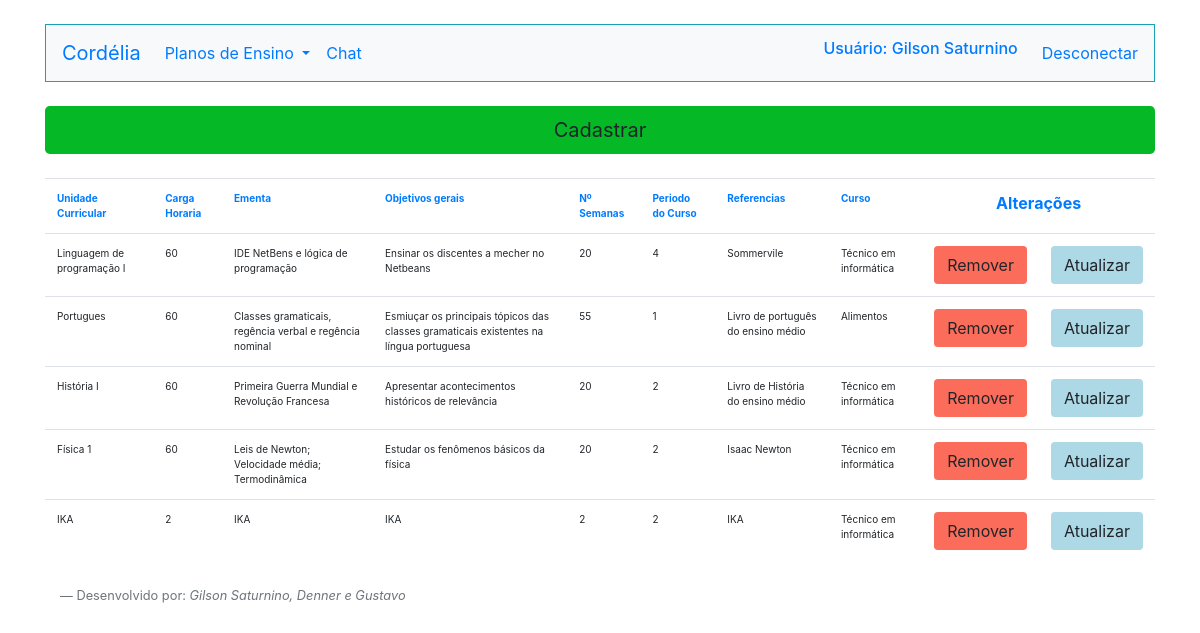
/ListarDisciplina.php (signed in), run on the app's committed database.
### tables this page shows
CREATE TABLE `disciplina` (
  `id_disciplina` int(11) NOT NULL,
  `nome_disciplina` varchar(255) NOT NULL,
  `carga_horaria` int(11) NOT NULL,
  `ementa` varchar(255) NOT NULL,
  `objetivosG` varchar(255) NOT NULL,
  `objetivosE` varchar(255) NOT NULL,
  `numero_semanas` int(11) NOT NULL,
  `periodo_curso` int(11) NOT NULL,
  `referencias` varchar(255) NOT NULL,
  `id_curso` int(11) NOT NULL
);

CREATE TABLE `curso` (
  `id_curso` int(11) NOT NULL,
  `nome_curso` varchar(255) NOT NULL,
  `duracao` varchar(255) NOT NULL,
  `cargahoraria` int(11) NOT NULL,
  `campus` varchar(255) NOT NULL,
  `descricao_curso` varchar(255) NOT NULL,
  `ementa` varchar(255) NOT NULL,
  `coordenador` varchar(255) NOT NULL
);

### ListarDisciplina.php (the view, shortened to what this page needs)
<!doctype html>
<html lang="en">
<head>
    <link rel="stylesheet" href="https://stackpath.bootstrapcdn.com/bootstrap/4.4.1/css/bootstrap.min.css"
>
</head>
<body>
    <div class="container">
        <?php
    require_once("Cabecalho.php");
    require_once("Conexao.php");
    $sql = "select * from disciplina";
    $resultadoSql = mysqli_query($conexao, $sql);
    $vetorUmregistro = mysqli_fetch_assoc($resultadoSql);
    $vetorTodosregistro = array();
    while($vetorUmregistro != null){
         array_push($vetorTodosregistro, $vetorUmregistro);
         $vetorUmregistro = mysqli_fetch_assoc($resultadoSql);
        }
?>
         <a type="submit" class="btn btn-lg btn-block mt-4" style="background-color:#04b826;" href="FormDisc.php" role="button">Cadastrar</a>
        <table class="table mt-4" style="background-color:#FFFFFF;">
            <tr>
                <th class="text-primary text-left" style="font-size: 10px;">Unidade Curricular</th>
                <th class="text-primary text-left" style="font-size: 10px;">Carga Horaria</th>
                <th class="text-primary text-left" style="font-size: 10px;">Ementa</th>
                <th class="text-primary text-left" style="font-size: 10px;">Objetivos gerais</th>
                <th class="text-primary text-left" style="font-size: 10px;">Nº Semanas</th>
                <th class="text-primary text-left" style="font-size: 10px;">Periodo do Curso</th>
                <th class="text-primary text-left" style="font-size: 10px;">Referencias</th>
                <th class="text-primary text-left" style="font-size: 10px;">Curso</th>
                <th colspan="2" class="text-primary text-center">Alterações</th>
            </tr>
            <?php
        foreach ($vetorTodosregistro as $umRegistro){
    ?>
            <tr>
                <td class="text-left" style="font-size: 10px;"><?=$umRegistro["nome_disciplina"];?></td>
                <td class="text-left" style="font-size: 10px;"><?=$umRegistro["carga_horaria"];?></td>
                <td class="text-left" style="font-size: 10px;"><?=$umRegistro["ementa"];?></td>
                <td class="text-left" style="font-size: 10px;"><?=$umRegistro["objetivosG"];?></td>
                <td class="text-left" style="font-size: 10px;"><?=$umRegistro["numero_semanas"];?></td>
                <td class="text-left" style="font-size: 10px;"><?=$umRegistro["periodo_curso"];?></td>
                <td class="text-left" style="font-size: 10px;"><?=$umRegistro["referencias"];?></td>
                <td class="text-left" style="font-size: 10px;">
                    <?php
                    $idC =$umRegistro["id_curso"];
                    $sql = "select nome_curso from curso  where id_curso = $idC";
                    $resultadoSql = mysqli_query($conexao, $sql);
                    $vetorUmregistro = mysqli_fetch_assoc($resultadoSql);
                    echo $vetorUmregistro["nome_curso"];
                ?>
                </td>
                <td>
                    <form action="RemoverDisciplina.php" method="POST">
                        <button type="submit" class="btn" style="background-color:#fc6c5a">Remover</button>
                    </form>
                </td>
                <td>
                    <form action="FormDisc.php" method="POST">
                        <button type="submit" class="btn" style="background-color:#ADD8E6;">Atualizar</button>
                    </form>
                </td>
            </tr>
            <?php
        }
    ?>
        </table>
    <?php require_once("Footer.php");
        ?>
        </div>
</body>
</html>

### Cabecalho.php (style rules this page uses)
body { background-color:#ffffff; }

### data on the page
disciplina: nome_disciplina "Linguagem de programação I", carga_horaria "60", ementa "IDE NetBens e lógica de programação", objetivosG "Ensinar os discentes a mecher no Netbeans", numero_semanas "20", periodo_curso "4", referencias "Sommervile", id_curso.nome_curso "Técnico em informática"
disciplina: nome_disciplina "Portugues", carga_horaria "60", ementa "Classes gramaticais, regência verbal e regência nominal", objetivosG "Esmiuçar os principais tópicos das classes gramaticais existentes na língua portuguesa", numero_semanas "55", periodo_curso "1", referencias "Livro de português do ensino médio", id_curso.nome_curso "Alimentos"
disciplina: nome_disciplina "História I", carga_horaria "60", ementa "Primeira Guerra Mundial e Revolução Francesa", objetivosG "Apresentar acontecimentos históricos de relevância", numero_semanas "20", periodo_curso "2", referencias "Livro de História do ensino médio", id_curso.nome_curso "Técnico em informática"
disciplina: nome_disciplina "Física 1", carga_horaria "60", ementa "Leis de Newton; Velocidade média; Termodinâmica", objetivosG "Estudar os fenômenos básicos da física", numero_semanas "20", periodo_curso "2", referencias "Isaac Newton", id_curso.nome_curso "Técnico em informática"
disciplina: nome_disciplina "IKA", carga_horaria "2", ementa "IKA", objetivosG "IKA", numero_semanas "2", periodo_curso "2", referencias "IKA", id_curso.nome_curso "Técnico em informática"

### other printed values
$_SESSION["nome"] "Gilson Saturnino"
